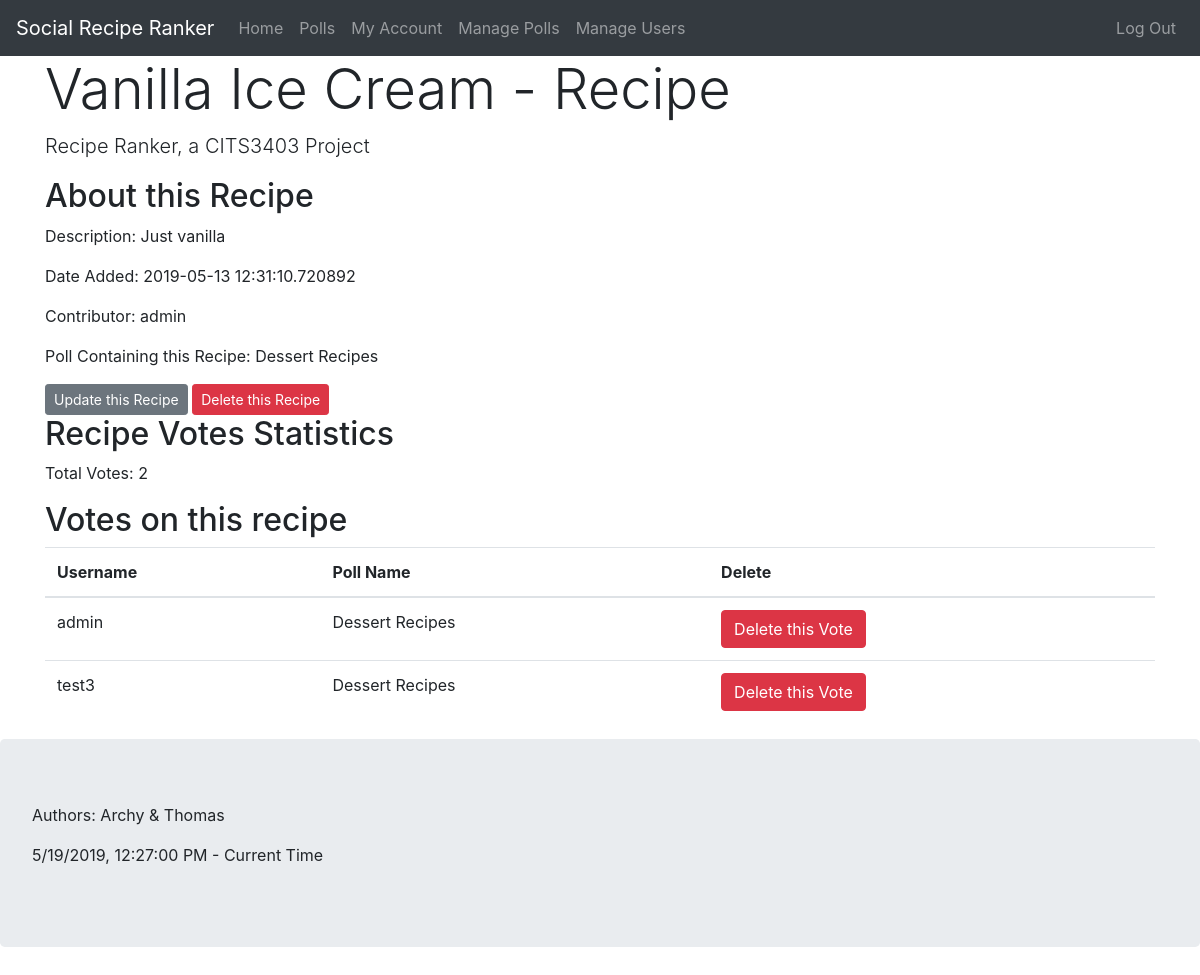
The app's page /recipe/1 (signed in) with its own data.
### app/models.py (models this page shows, shortened)
class Recipe(db.Model):
    id = db.Column(db.Integer, primary_key=True)
    name = db.Column(db.String(64), nullable=False, index=True)
    description = db.Column(db.String(256), nullable=True)
    date_added = db.Column(db.DateTime, nullable=False, index=True, default=datetime.utcnow)
    contributor_id = db.Column(db.Integer, db.ForeignKey('user.id'), nullable=False)
    poll_id = db.Column(db.Integer, db.ForeignKey('poll.id'), nullable=False)
    votes = db.relationship("Vote", backref='recipe', lazy='dynamic')

class User(UserMixin, db.Model):
    id = db.Column(db.Integer, primary_key=True)  # not null and unique by default
    username = db.Column(db.String(64), nullable=False, unique=True, index=True)
    email = db.Column(db.String(128), nullable=False, unique=True, index=True)
    password_hash = db.Column(db.String(128), nullable=False)
    date_registered = db.Column(db.DateTime, nullable=False, index=True, default=datetime.utcnow)
    is_admin = db.Column(db.Boolean, nullable=False, default=False)
    polls = db.relationship("Poll", backref='creator', lazy='dynamic')  # dynamic so we can filter the queries later
    recipes = db.relationship("Recipe", backref='contributor', lazy='dynamic')
    votes = db.relationship("Vote", backref='user', lazy='dynamic')

class Poll(db.Model):
    id = db.Column(db.Integer, primary_key=True)
    name = db.Column(db.String(64), nullable=False, index=True)
    description = db.Column(db.String(256), nullable=True)
    date_created = db.Column(db.DateTime, nullable=False, index=True, default=datetime.utcnow)
    creator_id = db.Column(db.Integer, db.ForeignKey('user.id'), nullable=False)
    recipes = db.relationship("Recipe", backref='poll', lazy='dynamic')
    votes = db.relationship("Vote", backref='poll', lazy='dynamic')

class Vote(db.Model):
    id = db.Column(db.Integer, primary_key=True)
    poll_id = db.Column(db.Integer, db.ForeignKey('poll.id'), nullable=False)
    user_id = db.Column(db.Integer, db.ForeignKey('user.id'), nullable=False)
    recipe_id = db.Column(db.Integer, db.ForeignKey('recipe.id'), nullable=False)

### app/routes.py (the view)
@app.route('/recipe/<int:recipe_id>', methods=['GET', 'POST'])
@login_required
def recipe(recipe_id):
    if current_user.is_admin:
        recipe = Recipe.query.get_or_404(recipe_id)
        return render_template('recipe.html', title=recipe.name + ' - Recipe', users=User, polls=Poll, recipe=recipe, votes=Vote)
    else:
        abort(403)

### app/models.py (called while the page is built)
@login_manager.user_loader
def load_user(id):
    return User.query.get(int(id))

### app/templates/recipe.html (shortened to what this page needs)
{% extends "base.html" %}
{% block content %}
<div class="row">
    <section class="col">
        <header>
            <h2>About this Recipe</h2>
        </header>
        <p>Description: {{ recipe.description }}</p>
        <p>Date Added: {{ recipe.date_added }}</p>
        <p>Contributor: {{ users.query.filter_by(id=recipe.contributor_id).first().username }}</p>
        <p>Poll Containing this Recipe: {{ polls.query.filter_by(id=recipe.poll_id).first().name }}</p>
        <a class="btn btn-secondary btn-sm" href="{{ url_for('update_recipe', recipe_id=recipe.id) }}">Update
            this Recipe</a>
        <button type="button" class="btn btn-danger btn-sm" data-toggle="modal" data-target="#deleteRecipeModal">Delete
            this Recipe</button>
    </section>
</div>
<div class="row">
    <section class="col">
        <header>
            <h2>Recipe Votes Statistics</h2>
        </header>
        <p>Total Votes: {{ votes.query.filter_by(recipe_id=recipe.id).all()|length }}</p>
    </section>
</div>
<div class="row">
    <section class="col">
        <header>
            <h2>Votes on this recipe</h2>
        </header>
        <table class="table table-hover">
            <thead>
                <tr>
                    <th scope="col">Username</th>
                    <th scope="col">Poll Name</th>
                    <th scope="col">Delete</th>
                </tr>
            </thead>
            <tbody>
                {% for v in votes.query.filter_by(recipe_id=recipe.id) %}
                <tr class='table-row'>
                    <td>{{ users.query.filter_by(id=v.user_id).first().username }}</td>
                    <td>{{ polls.query.filter_by(id=v.poll_id).first().name }}</td>
                    <td>
                        <button type="button" class="btn btn-danger" onclick="deleteVote('{{ v.id }}')">
                            Delete this Vote
                        </button>
                    </td>
                </tr>
                {% endfor %}
            </tbody>
        </table>
    </section>
</div>
{% endblock %}

### records on screen
Recipe: description "Just vanilla", date_added "2019-05-13 12:31:10.720892"
User: query.filter_by "admin"
Poll: query.filter_by "Dessert Recipes"
User: query.filter_by "test3"

### other values on screen
{{ title }} "Vanilla Ice Cream - Recipe"
{{ votes.query.filter_by(recipe_id=recipe.id).all()|length }} "2"
